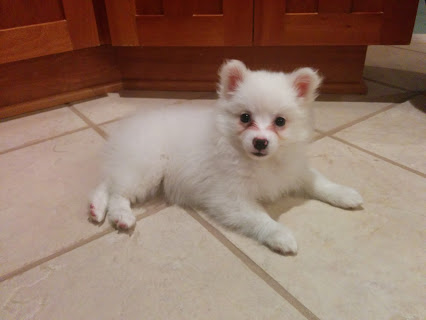
#> input picture P3/images/dog.jpg, 426 x 320 px
$ jupyter execute --allow-errors 'p3_2022_23 - Lia.ipynb'   (shell and % lines are left out)
#> lines starting #> are read from the running program, lines starting #| are printed output that depends on the picture
# Computer Vision - P3

## Delivery

Up to **1 point out of 10** will be penalized if the following requirements are not fulfilled:

- Implemented code should be commented.

- The questions introduced in the exercises must be answered.

- Add title to the figures to explain what is displayed.

- Comments need to be in **English**.

- The deliverable of both parts must be a file named **P3_Student1_Student2.zip** that includes:
    - The notebook P3_Student1_Student2.ipynb completed with the solutions to the exercises and their corresponding comments.
    - All the images used in this notebook.

**Deadline (Campus Virtual): November 1st, 23:00 h**

==============================================================================================
## Practicum 3: Image and Video Segmentation

==============================================================================================

The main topics of Laboratory 3 are:

3.1. Segmentation of video shots with static scenes.

3.2. Background subtraction.

3.3. Segmentation of images.

The following chapters of the book “Computer Vision: Algorithms and Applicatons” from Richard Szeliski have further information about the topic:

* Chapter 4: Computer Vision: Algorithms and Applications.

* Chapter 5: Segmentation.

## Video segmentation

Given the video stored in ‘Barcelona-sequence’, which contains images acquired by a static camera, we ask you to:
- Find the temporal segments of the video (shots). Where the scene change? (Section 3.1)
- Extract the background images and thus, remove all the "artifacts" considered as foreground related to movement. (Section 3.2)

## 3.1 Segmentation of video shots

Read and visualize the sequence of images "images/Barcelona-sequence".

**Hint:** In order to read a collection of images, we wil use the function [animation.FuncAnimation](https://matplotlib.org/2.0.0/api/_as_gen/matplotlib.animation.FuncAnimation.html). Observe in the following Example, how FuncAnimation is used to read and visualize a sequence of frames. Explore the parameters of animation.FuncAnimation().

[cell 1]
# Here we will put all the libraries necessary for the practice
import numpy as np
import skimage
from skimage import io
import matplotlib.pyplot as plt
import matplotlib.animation as animation

from skimage import img_as_float
from skimage.exposure import histogram
from skimage.segmentation import felzenszwalb, slic, quickshift
from skimage.segmentation import mark_boundaries

[cell 2]
# Changing the pluggin is necessary always when visualizing a video!

[cell 3]
# Reading a sequence of images from a folder
ic = io.ImageCollection('images/Barcelona-sequence/*.png')

[cell 4]
fig = plt.figure()  # Create figure
#> (the rest of this cell did not finish here and is left out)

a) Find where a shot (scene) finishes and the following starts (the shot boundaries). To achieve this goal, we are going to compute the difference between the histograms of consecutive frames. The proposed solution required:

- Compute the histogram for each RGB channel

- The 'total' histogram of the image is computed as the sum of the three histograms

- Compute the mean of the difference (in absolute value) between the histograms of two consecutive frames

Those differences with largest values corresponds to the transitions between shots.

Therefore, **we need to create a funtion which return an array with the differences between histograms. We will plot the resulting array in order to localice the maximum values as well as a suitable threshold to define localize the transitions.**

To solve this exercise, you need to create a **temporal plot** showing a frame by frame difference measure to be defined by you, being applicable to distinguish the shots. Define a criterion to detect the boundaries of the shots and visualize it in a static plot.

[cell 5]
# Make plots appear and store within the notebook

def compute_dif_hist(im, im_prev, hist_im_prev=None):
    """
    Function that create a temporal plot of the differences between frame and frame
    Parameters:
        im: current image
        im_prev: previous image
        hist_im_prev: ndarray histogram of the previous image
    Return:
        hist_diff : value of the difference
        hist_im_prev: ndarray histogram of the previous frame
    """
    # Compute the histogram for each RGB channel considering that the type of the image is uint8
    [hist_r, bins_r]=histogram((img_as_float(im)[:,:,0]),64)
    [hist_g, bins_g]=histogram((img_as_float(im)[:,:,1]),64)
    [hist_b, bins_b]=histogram((img_as_float(im)[:,:,2]),64)

    # The 'total' histogram of the image is computed as the sum of the three histograms
    hist_im = np.array(hist_r+hist_g+hist_b)

    # We will use this histogram for the next iteration, in this way we save calculations
    if hist_im_prev is None:
        [hist_r, bins_r]=histogram((img_as_float(im_prev)[:,:,0]),64)
        [hist_g, bins_g]=histogram((img_as_float(im_prev)[:,:,1]),64)
        [hist_b, bins_b]=histogram((img_as_float(im_prev)[:,:,2]),64)
        hist_im_prev = np.array(hist_r+hist_g+hist_b)

    # Compute the mean of the difference (in absolute value) between the histograms of two consecutive frames
    hist_diff = np.mean(np.abs(hist_im_prev - hist_im))

    return hist_diff, hist_im

def get_data():
    # Initialize the data arrays
    xdata = []
    ydata = []
    # Initially the hist value of the prev is None
    prev_hist = None

    # Iterate through all the frames in our collection
    for t in range(len(ic)-1):
        # Update the data plot
        y, prev_hist = compute_dif_hist(ic[t+1], ic[t], prev_hist)
        # Frame index
        xdata.append(t)
        # Value of difference between 2 frames
        ydata.append(y)

    return [xdata,ydata]

data = get_data()
fig, ax = plt.subplots(1)
plt.plot(data[0], data[1])

b) Additionally, create an interactive plot executing the following code in "Example A". Substitute the bottom plot with the temporal plot showing the differences between the consecutive frames.

[cell 6]
# Example A
def data_gen():
    y = 0  ## Value of interest
    t = 0  ## Temporal value
    while True:
        t += 0.05
        y += 0.1
        yield t, y

def data_generator():
    """
    Generator whereby the data are calculated only when requested, in this way we save space
    """
    y_data = get_data()[1]
    t = 0
    for y in y_data:
        t += 1
        yield t, y

[cell 7]
# Changing the pluggin is necessary always when visualizing a video!

# Create a figure with two subplots
fig, (ax1, ax2) = plt.subplots(2,1)

# Intialize a line object on the second axes for plotting
line, = ax2.plot([], [], lw=2, color='r')

ax2.set_ylim(0, 1.1)
ax2.set_xlim(0, 5)
ax2.grid()

# Initialize the data arrays
xdata, ydata = [], []

def run(data):
    # Update the data plot
    t, y = data
    xdata.append(t) # time = x axis
    ydata.append(y) # y axis

    # Plot image on top row
    ax1.imshow(ic[len(xdata)])

    # Plot sin in bottom row
    xmin, xmax = ax2.get_xlim()
    ymin, ymax = ax2.get_ylim()

    if t >= xmax:
        ax2.set_xlim(xmin, 2*xmax)
        ax2.figure.canvas.draw()

    if y >= ymax:
        ax2.set_ylim(ymin,2*ymax)
        ax2.figure.canvas.draw()

    # Update the data of both line objects
    line.set_data(xdata, ydata)

    return line

ani = animation.FuncAnimation(fig, run, data_generator, blit=True, interval=1, repeat=False)
plt.show()

c) Show the initial and final images of each shot extracted as follows:

Use the previous plot to define the proper threshold value over the differences of histograms. Use the threshold to localize indexes of the array returned by the function proposed in the previous question and, therefore, localize the initial and final frames for each shot.

[cell 8]
y_data = get_data()[1]

[cell 9]
def plot_images(images,titles,ncols,video_seg = True):
    """
    Function that shows the images on the same canvas with their corresponding titles
        images: list of images we want to plot together
        titles: list of corresponding titles of the images
        ncols: number of columns
    """

    nrows = len(images)//ncols
    fig, axs = plt.subplots(nrows=nrows, ncols=ncols,figsize=(15,15))

    index = 0
    for i in range(nrows):
        for j in range(ncols):
            ax = axs[i,j]
            if video_seg:
                ax.imshow(ic[images[index]])
            else:
                ax.imshow(images[index])
            ax.axis('off')
            ax.set_title(titles[index])
            index += 1
    plt.show()

[cell 10]
# Make plots appear and store within the notebook

def plot_ini_fin(y_data, nShots):
    """
    Function that plot the initial and final scenes of different shots we have
        y_data: list of means of the difference (in absolute value) between the histograms of two consecutive frames
        nShots: number of shots we have
    """
#> called with nShots = 3
    # We get the indices of the peaks in the graph and sort them
    final = np.argsort(y_data)[-nShots:]
    final.sort()

    # And get the indices where the scenes start
    initial = []
    last = -1
    for i in final:
        initial.append(last+1)
        last = i

    images = [*initial,*final]
    images.sort()
    titles = ['Initial frame of shot 1','Final frame of shot 1', 'Initial frame of shot 2', 'Final frame of shot 2',
             'Initial frame of shot 3', 'Final frame of shot 3']

    plot_images(images,titles,2)

#> (the rest of this cell did not finish here and is left out)

d) Which measure have you used in order to visually distinguish the shots in a plot? Explain your solution.

>> According to what we have learn about shot boundaries, and through the list in which the mean of the differences between the histograms of two consecutive frames are presented to us, we can know that those peaks, or the highest values obtained of the list compared to the rest, corresponds to the transition between two shots.

e) Would your video segmentation strategy be able to separate and track objects? Argue your answer.

>> jehejhehe

f) Would your video segmentation strategy be able to capture continuous transition? Argue your answer.

>> In case the transition is very slow and smooth, we will not be able to distinguish it because the changes presented in the list of average differences will be more or less similar with the rest of the values

## 3.2 Background subtraction

Apply the background subtraction algorithm (check theory material).

a) Visualize the following images for each different scene of the video:

    1) an image belonging to the shot
    2) the background image, and
    3) the foreground.

**Hint**: You can construct a mask obtained from the original image and the background in order to know which parts of the image form part from the foreground and recover from the original image just the foreground regions.

[cell 11]
'''
filtro median, para cada pixel los valores qeu se mantienn, los estaticos, y extraemos la mascara
laimg de back y la de fore
'''

[cell 12]
# Your solution here

b) What do the static background images represent?

[cell 13]
# Your solution here

c) What happens if the shots are not correctly extracted? And, what happens if you find too many shots in the video?

[cell 14]
# Your solution here

d) What happens if you subtract the background image from the original one?

[cell 15]
# Your solution here

e) In which situations does the algorithm work and in which it does not? Do you see any additional application for this algorithm?

[cell 16]
# Your solution here

f) **[OPTIONAL]**
- Apply the algorithm to some other video that you found.

[cell 17]
# Your solution here

## 3.3 Segmentation of images

Apply the image segmentation methods (Felzenswhalbs, Slic and Quickshift) based on the clustering of points corresponding to the pixels but in the feature space RGB-XY space.

**Hint**:
- Different image segmentation commands can be found in skimage.segmentation.
- Use the function segmentation.mark_boundaries for seeing the boundaries of the segments.
- Use the inline pluggin to visualize images (%matplotlib inline).

[cell 18]
# Make plots appear and store within the notebook

### Felzenszwalb's efficient graph based segmentation

a) Read 'rocki.jpeg' image from the folder 'images' and segment it using the Felzenszwalbs's method. Comment the result.

[cell 19]
# Load image from images
rocki = io.imread('images/dog.jpg')
#> rocki is the input picture: shape (320, 426, 3); mean R, G, B 148.4, 121.1, 106.2
rocki = img_as_float(rocki)

segments_fz = felzenszwalb(rocki, scale=100, sigma=0.5, min_size=50)
#> segments_fz: shape (320, 426) int64; 157 distinct labels, from 0 to 156
plt.imshow(mark_boundaries(rocki, segments_fz))
plt.title("Felzenszwalbs's method")
plt.xticks([])
plt.yticks([])
plt.show()

b) Test and explore different parameters in order to obtain a good image segmentation up to you.
Answer the following qüestions:
- Is it critical to convert the image in grayscale in order to do the image segmentation?
- Is it critical to convert the image in float in order to do the image segmentation?
- Which are the optimal values according to your subjective perception?
- How does each parameter behave?

Note: You can reduce the size of the image in order to accelerate the running. Does the image reduction affect the optimal values?

[cell 20]
segments_fz_0 = felzenszwalb(rocki, scale=100, sigma=0.5, min_size=50)
print(f"Felzenszwalb number of segments: {len(np.unique(segments_fz_0))}")
#| Felzenszwalb number of segments: 157

segments_fz_1 = felzenszwalb(rocki, scale=1000, sigma=0.5, min_size=50)
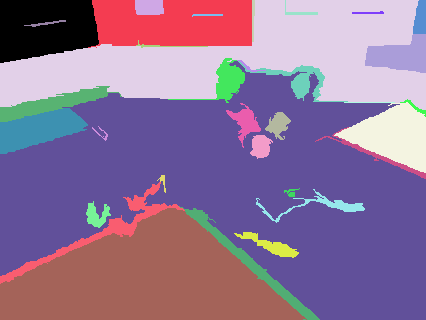
#> segments_fz_1: shape (320, 426) int64; 34 distinct labels, from 0 to 33; one colour per label, 0 black
print(f"Felzenszwalb number of segments: {len(np.unique(segments_fz_1))}")
#| Felzenszwalb number of segments: 34

segments_fz_2 = felzenszwalb(rocki, scale=100, sigma=3.5, min_size=50)
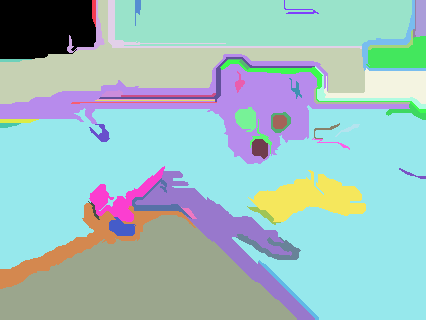
#> segments_fz_2: shape (320, 426) int64; 54 distinct labels, from 0 to 53; one colour per label, 0 black
print(f"Felzenszwalb number of segments: {len(np.unique(segments_fz_2))}")
#| Felzenszwalb number of segments: 54

segments_fz_3 = felzenszwalb(rocki, scale=100, sigma=0.5, min_size=500)
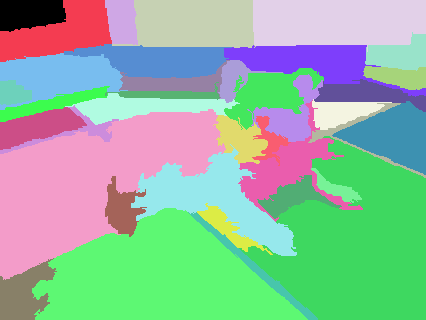
#> segments_fz_3: shape (320, 426) int64; 37 distinct labels, from 0 to 36; one colour per label, 0 black
print(f"Felzenszwalb number of segments: {len(np.unique(segments_fz_3))}")
#| Felzenszwalb number of segments: 37

images = [mark_boundaries(rocki, segments_fz_0),mark_boundaries(rocki, segments_fz_1),
          mark_boundaries(rocki, segments_fz_2), mark_boundaries(rocki, segments_fz_3)]
titles = ['scale=100, sigma=0.5, min_size=50','scale=1000, sigma=0.5, min_size=50',
          'scale=100, sigma=3.5, min_size=50','scale=100, sigma=0.5, min_size=500']
plot_images(images,titles,2,False)

- Is it critical to convert the image in grayscale in order to do the image segmentation?
>> Yesvdfv
- Is it critical to convert the image in float in order to do the image segmentation?
>> fw
- Which are the optimal values according to your subjective perception?
>> fwefd
- How does each parameter behave?
>> wefwe

c) Comment the definition of the algorithm (use approximately 3 lines at most), its advantages and disadvantages.

>> advantages:
disadvantages:

### SLIC - K-Means based image segmentation
d) Segment the same image using the SLIC image segmentation algorithm using the parameters by default.

[cell 21]
'''
mirar ppor tornos similares
'''

[cell 22]
segments_slic = slic(rocki, start_label=1)
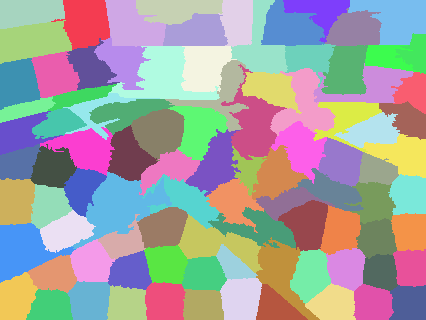
#> segments_slic: shape (320, 426) int64; 93 distinct labels, from 1 to 93; one colour per label, 0 black

print(f"SLIC number of segments: {len(np.unique(segments_slic))}")
#| SLIC number of segments: 93

plt.imshow(mark_boundaries(rocki, segments_slic))
plt.xticks([])
plt.yticks([])
plt.show()

e) Explore what are the parameters of the slic function. Test different values for these parameters in order to obtain a good image segmentation with SLIC algorithm.
Answer the following qüestions:
- Is it critical to convert the image in grayscale in order to do the image segmentation?
- Is it critical to convert the image in float in order to do the image segmentation?
- Which are the optimal values of the optional valriables?
- How does each parameter behave?

[cell 23]
segments_slic_0 = slic(rocki, n_segments=100, compactness=10, sigma=1, start_label=1)
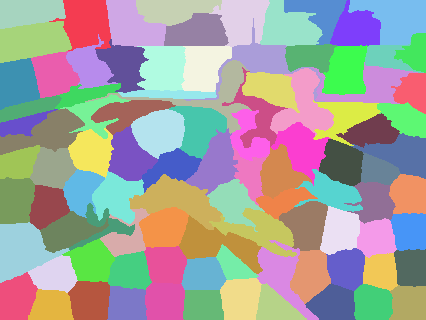
#> segments_slic_0: shape (320, 426) int64; 96 distinct labels, from 1 to 96; one colour per label, 0 black
print(f"SLIC number of segments: {len(np.unique(segments_slic_0))}")
#| SLIC number of segments: 96

segments_slic_1 = slic(rocki, n_segments=500, compactness=10, sigma=1, start_label=1)
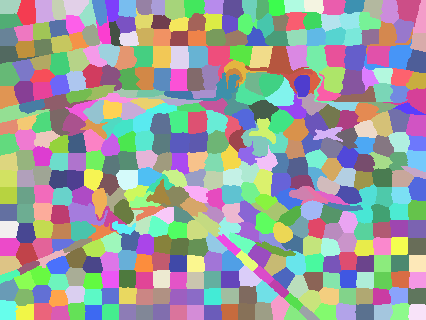
#> segments_slic_1: shape (320, 426) int64; 454 distinct labels, from 1 to 454; one colour per label, 0 black
print(f"SLIC number of segments: {len(np.unique(segments_slic_1))}")
#| SLIC number of segments: 454

segments_slic_2 = slic(rocki, n_segments=100, compactness=20, sigma=1, start_label=1)
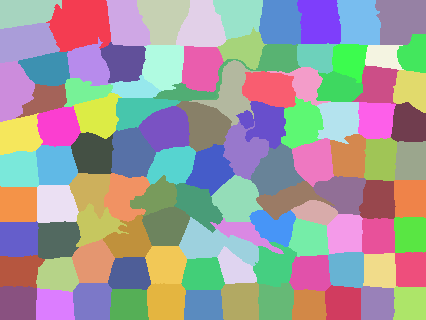
#> segments_slic_2: shape (320, 426) int64; 104 distinct labels, from 1 to 104; one colour per label, 0 black
print(f"SLIC number of segments: {len(np.unique(segments_slic_2))}")
#| SLIC number of segments: 104

segments_slic_3 = slic(rocki, n_segments=100, compactness=10, sigma=5, start_label=1)
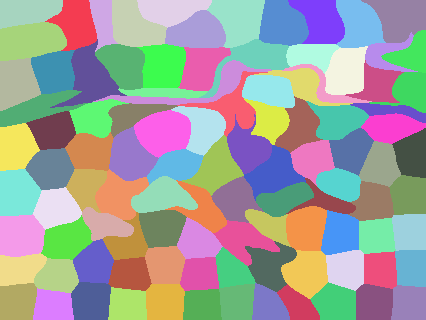
#> segments_slic_3: shape (320, 426) int64; 102 distinct labels, from 1 to 102; one colour per label, 0 black
print(f"SLIC number of segments: {len(np.unique(segments_slic_3))}")
#| SLIC number of segments: 102

images = [mark_boundaries(rocki, segments_slic_0),mark_boundaries(rocki, segments_slic_1),
         mark_boundaries(rocki, segments_slic_2),mark_boundaries(rocki, segments_slic_3)]
titles = ['n_segments=100, compactness=10, sigma=1 ','n_segments=500, compactness=10, sigma=1 ',
          'n_segments=100, compactness=20, sigma=1 ','n_segments=100, compactness=10, sigma=5']
plot_images(images,titles,2,False)

- Is it critical to convert the image in grayscale in order to do the image segmentation?
>> Yesvdfv
- Is it critical to convert the image in float in order to do the image segmentation?
>> fw
- Which are the optimal values of the optional valriables?
>> fwefd
- How does each parameter behave?
>> wefwe

f) Comment what the algorithm is (in up to 3 lines).

>> Your solution here

### Quickshift image segmentation

g) Segment the same image using the Quickshift algorithm.

[cell 24]
segments_quick = quickshift(rocki)
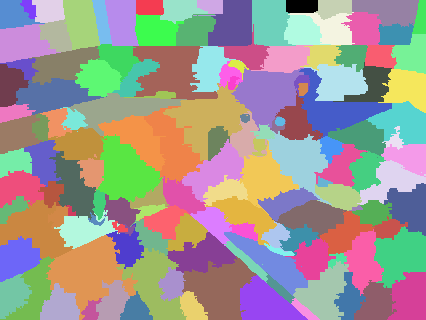
#> segments_quick: shape (320, 426) int64; 145 distinct labels, from 0 to 144; one colour per label, 0 black

print(f"Quickshift number of segments: {len(np.unique(segments_quick))}")
#| Quickshift number of segments: 145

plt.imshow(mark_boundaries(rocki, segments_quick))
plt.xticks([])
plt.yticks([])
plt.show()

h) Test different parameters in order to obtain a good image segmentation with Quickshift algorithm.
Answer the following qüestions:
- Which are the optimal values?
- How does each parameter behave?

[cell 25]
segments_quick_0 = quickshift(rocki, kernel_size=10, ratio=1, max_dist=10)
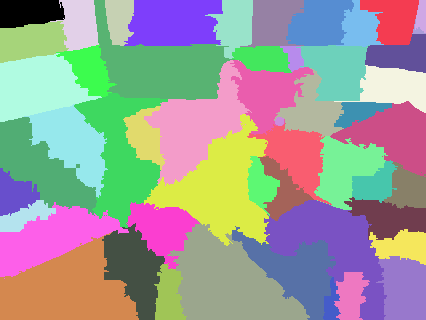
#> segments_quick_0: shape (320, 426) int64; 52 distinct labels, from 0 to 51; one colour per label, 0 black
print(f"Quickshift number of segments: {len(np.unique(segments_quick_0))}")
#| Quickshift number of segments: 52

segments_quick_1 = quickshift(rocki, kernel_size=15, ratio=1, max_dist=10)
print(f"Quickshift number of segments: {len(np.unique(segments_quick_1))}")

segments_quick_2 = quickshift(rocki, kernel_size=10, ratio=0.01, max_dist=10)
print(f"Quickshift number of segments: {len(np.unique(segments_quick_2))}")

segments_quick_3 = quickshift(rocki, kernel_size=10, ratio=1, max_dist=20)
print(f"Quickshift number of segments: {len(np.unique(segments_quick_3))}")

images = [mark_boundaries(rocki, segments_quick_0),mark_boundaries(rocki, segments_quick_1),
         mark_boundaries(rocki, segments_quick_2),mark_boundaries(rocki, segments_quick_3)]
titles = ['kernel_size=10, ratio=1, max_dist=10 ','kernel_size=20, ratio=1, max_dist=1 ',
          'kernel_size=10, ratio=0.01, max_dist=1 ','kernel_size=10, ratio=1, max_dist=20']
plot_images(images,titles,2,False)
